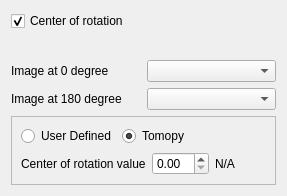
          <widget class="QWidget" name="page_3">
           <property name="geometry">
            <rect>
             <x>0</x>
             <y>0</y>
             <width>287</width>
             <height>196</height>
            </rect>
           </property>
           <attribute name="label">
            <string>Center of Rotation</string>
           </attribute>
           <layout class="QVBoxLayout" name="verticalLayout_9">
            <item>
             <widget class="QCheckBox" name="master_center_of_rotation_checkBox">
              <property name="text">
               <string>Center of rotation</string>
              </property>
              <property name="checked">
               <bool>true</bool>
              </property>
             </widget>
            </item>
            <item>
             <widget class="QWidget" name="center_of_rotation_widget" native="true">
              <property name="sizePolicy">
               <sizepolicy hsizetype="Preferred" vsizetype="Expanding">
                <horstretch>0</horstretch>
                <verstretch>0</verstretch>
               </sizepolicy>
              </property>
             </widget>
            </item>
            <item>
             <layout class="QGridLayout" name="gridLayout_2">
              <item row="0" column="0">
               <widget class="QLabel" name="center_of_rotation_0_degree_label">
                <property name="minimumSize">
                 <size>
                  <width>100</width>
                  <height>0</height>
                 </size>
                </property>
                <property name="maximumSize">
                 <size>
                  <width>150</width>
                  <height>16777215</height>
                 </size>
                </property>
                <property name="text">
                 <string>Image at 0 degree</string>
                </property>
               </widget>
              </item>
              <item row="0" column="1">
               <widget class="QComboBox" name="center_of_rotation_0_degrees_comboBox"/>
              </item>
              <item row="1" column="0">
               <widget class="QLabel" name="center_of_rotation_180_degree_label">
                <property name="minimumSize">
                 <size>
                  <width>100</width>
                  <height>0</height>
                 </size>
                </property>
                <property name="maximumSize">
                 <size>
                  <width>150</width>
                  <height>16777215</height>
                 </size>
                </property>
                <property name="text">
                 <string>Image at 180 degree</string>
                </property>
               </widget>
              </item>
              <item row="1" column="1">
               <widget class="QComboBox" name="center_of_rotation_180_degrees_comboBox"/>
              </item>
             </layout>
            </item>
            <item>
             <widget class="QFrame" name="center_of_rotation_frame">
              <property name="minimumSize">
               <size>
                <width>0</width>
                <height>0</height>
               </size>
              </property>
              <property name="frameShape">
               <enum>QFrame::StyledPanel</enum>
              </property>
              <property name="frameShadow">
               <enum>QFrame::Raised</enum>
              </property>
              <layout class="QVBoxLayout" name="verticalLayout_10">
               <item>
                <layout class="QHBoxLayout" name="horizontalLayout_9">
                 <item>
                  <widget class="QRadioButton" name="user_defined_algorithm_radioButton">
                   <property name="enabled">
                    <bool>true</bool>
                   </property>
                   <property name="text">
                    <string>User Defined</string>
                   </property>
                  </widget>
                 </item>
                 <item>
                  <widget class="QRadioButton" name="tomopy_algorithm_radioButton">
                   <property name="text">
                    <string>Tomopy</string>
                   </property>
                   <property name="checked">
                    <bool>true</bool>
                   </property>
                  </widget>
                 </item>
                 <item>
                  <spacer name="horizontalSpacer_5">
                   <property name="orientation">
                    <enum>Qt::Horizontal</enum>
                   </property>
                   <property name="sizeHint" stdset="0">
                    <size>
                     <width>40</width>
                     <height>20</height>
                    </size>
                   </property>
                  </spacer>
                 </item>
                </layout>
               </item>
               <item>
                <layout class="QHBoxLayout" name="horizontalLayout_8">
                 <item>
                  <widget class="QLabel" name="label_12">
                   <property name="text">
                    <string>Center of rotation value</string>
                   </property>
                  </widget>
                 </item>
                 <item>
                  <widget class="QDoubleSpinBox" name="center_of_rotation_user_defined_doubleSpinBox"/>
                 </item>
                 <item>
                  <widget class="QLabel" name="center_of_rotation_calculated_label">
                   <property name="text">
                    <string>N/A</string>
                   </property>
                  </widget>
                 </item>
                 <item>
                  <spacer name="horizontalSpacer_4">
                   <property name="orientation">
                    <enum>Qt::Horizontal</enum>
                   </property>
                   <property name="sizeHint" stdset="0">
                    <size>
                     <width>40</width>
                     <height>20</height>
                    </size>
                   </property>
                  </spacer>
                 </item>
                </layout>
               </item>
              </layout>
             </widget>
            </item>
           </layout>
          </widget>
